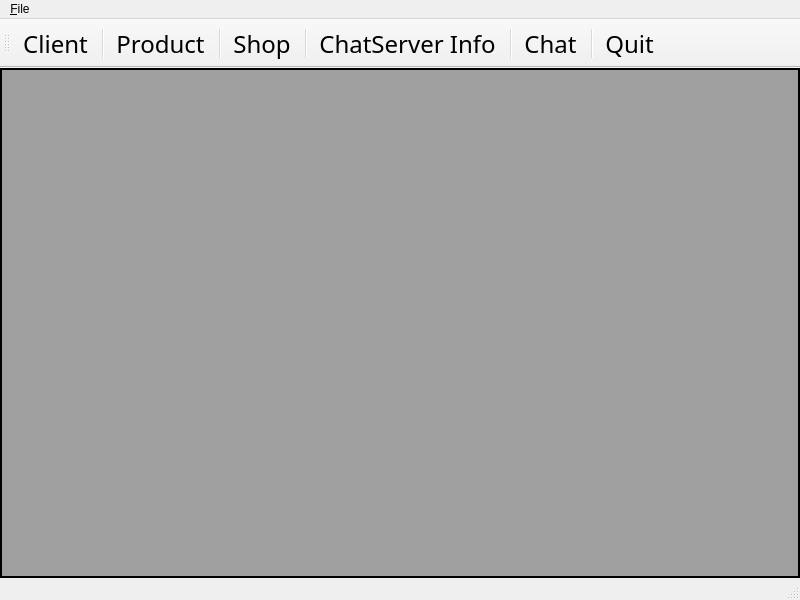
<?xml version="1.0" encoding="UTF-8"?>
<ui version="4.0">
 <class>MainWindow</class>
 <widget class="QMainWindow" name="MainWindow">
  <property name="geometry">
   <rect>
    <x>0</x>
    <y>0</y>
    <width>800</width>
    <height>600</height>
   </rect>
  </property>
  <property name="windowTitle">
   <string>MainWindow</string>
  </property>
  <widget class="QWidget" name="centralwidget">
   <layout class="QHBoxLayout" name="horizontalLayout">
    <property name="leftMargin">
     <number>0</number>
    </property>
    <property name="topMargin">
     <number>0</number>
    </property>
    <property name="rightMargin">
     <number>0</number>
    </property>
    <property name="bottomMargin">
     <number>0</number>
    </property>
    <item>
     <widget class="QMdiArea" name="mdiArea">
      <property name="cursor" stdset="0">
       <cursorShape>ArrowCursor</cursorShape>
      </property>
      <property name="focusPolicy">
       <enum>Qt::NoFocus</enum>
      </property>
      <property name="toolTip">
       <string/>
      </property>
      <property name="frameShape">
       <enum>QFrame::WinPanel</enum>
      </property>
      <property name="frameShadow">
       <enum>QFrame::Plain</enum>
      </property>
      <property name="lineWidth">
       <number>1</number>
      </property>
      <property name="midLineWidth">
       <number>0</number>
      </property>
      <property name="activationOrder">
       <enum>QMdiArea::CreationOrder</enum>
      </property>
      <property name="viewMode">
       <enum>QMdiArea::TabbedView</enum>
      </property>
      <property name="documentMode">
       <bool>true</bool>
      </property>
      <property name="tabsClosable">
       <bool>false</bool>
      </property>
     </widget>
    </item>
   </layout>
  </widget>
  <widget class="QMenuBar" name="menubar">
   <property name="geometry">
    <rect>
     <x>0</x>
     <y>0</y>
     <width>800</width>
     <height>17</height>
    </rect>
   </property>
   <widget class="QMenu" name="menu_File">
    <property name="title">
     <string>&amp;File</string>
    </property>
    <addaction name="action_Quit"/>
    <addaction name="separator"/>
   </widget>
   <addaction name="menu_File"/>
  </widget>
  <widget class="QStatusBar" name="statusbar"/>
  <widget class="QToolBar" name="toolBar">
   <property name="sizeIncrement">
    <size>
     <width>0</width>
     <height>0</height>
    </size>
   </property>
   <property name="font">
    <font>
     <family>Britannic Bold</family>
     <pointsize>18</pointsize>
    </font>
   </property>
   <property name="windowTitle">
    <string>toolBar</string>
   </property>
   <property name="toolTip">
    <string/>
   </property>
   <property name="movable">
    <bool>true</bool>
   </property>
   <property name="allowedAreas">
    <set>Qt::AllToolBarAreas</set>
   </property>
   <attribute name="toolBarArea">
    <enum>TopToolBarArea</enum>
   </attribute>
   <attribute name="toolBarBreak">
    <bool>false</bool>
   </attribute>
   <addaction name="actionClient"/>
   <addaction name="separator"/>
   <addaction name="actionProduct"/>
   <addaction name="separator"/>
   <addaction name="actionShop"/>
   <addaction name="separator"/>
   <addaction name="actionChatServer_Info"/>
   <addaction name="separator"/>
   <addaction name="actionChat"/>
   <addaction name="separator"/>
   <addaction name="action_Quit"/>
  </widget>
  <action name="action">
   <property name="text">
    <string>&amp;Quit</string>
   </property>
  </action>
  <action name="action_Quit">
   <property name="text">
    <string>&amp;Quit</string>
   </property>
  </action>
  <action name="actionClient">
   <property name="text">
    <string>Client</string>
   </property>
  </action>
  <action name="actionProduct">
   <property name="text">
    <string>Product</string>
   </property>
  </action>
  <action name="actionShop_Info">
   <property name="text">
    <string>Shop Info</string>
   </property>
  </action>
  <action name="actionShop">
   <property name="text">
    <string>Shop</string>
   </property>
  </action>
  <action name="actionChat">
   <property name="text">
    <string>Chat</string>
   </property>
  </action>
  <action name="actionChatServer_Info">
   <property name="text">
    <string>ChatServer Info</string>
   </property>
  </action>
 </widget>
 <resources/>
 <connections>
  <connection>
   <sender>action_Quit</sender>
   <signal>triggered()</signal>
   <receiver>MainWindow</receiver>
   <slot>close()</slot>
   <hints>
    <hint type="sourcelabel">
     <x>-1</x>
     <y>-1</y>
    </hint>
    <hint type="destinationlabel">
     <x>399</x>
     <y>299</y>
    </hint>
   </hints>
  </connection>
 </connections>
</ui>
